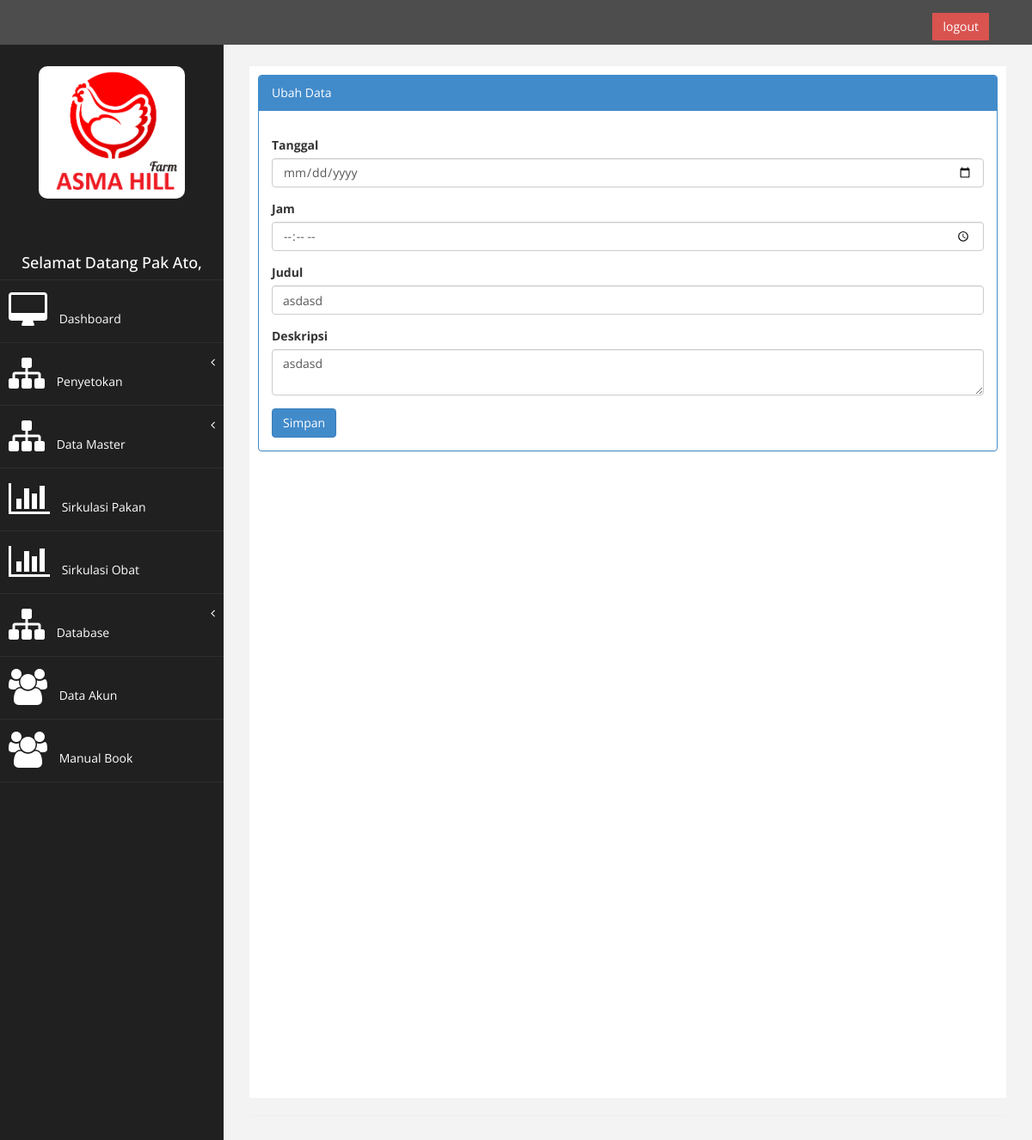
Before: /index.php?page=data_jadwal&aksi=ubah&id=7 (signed in) with the older database file.
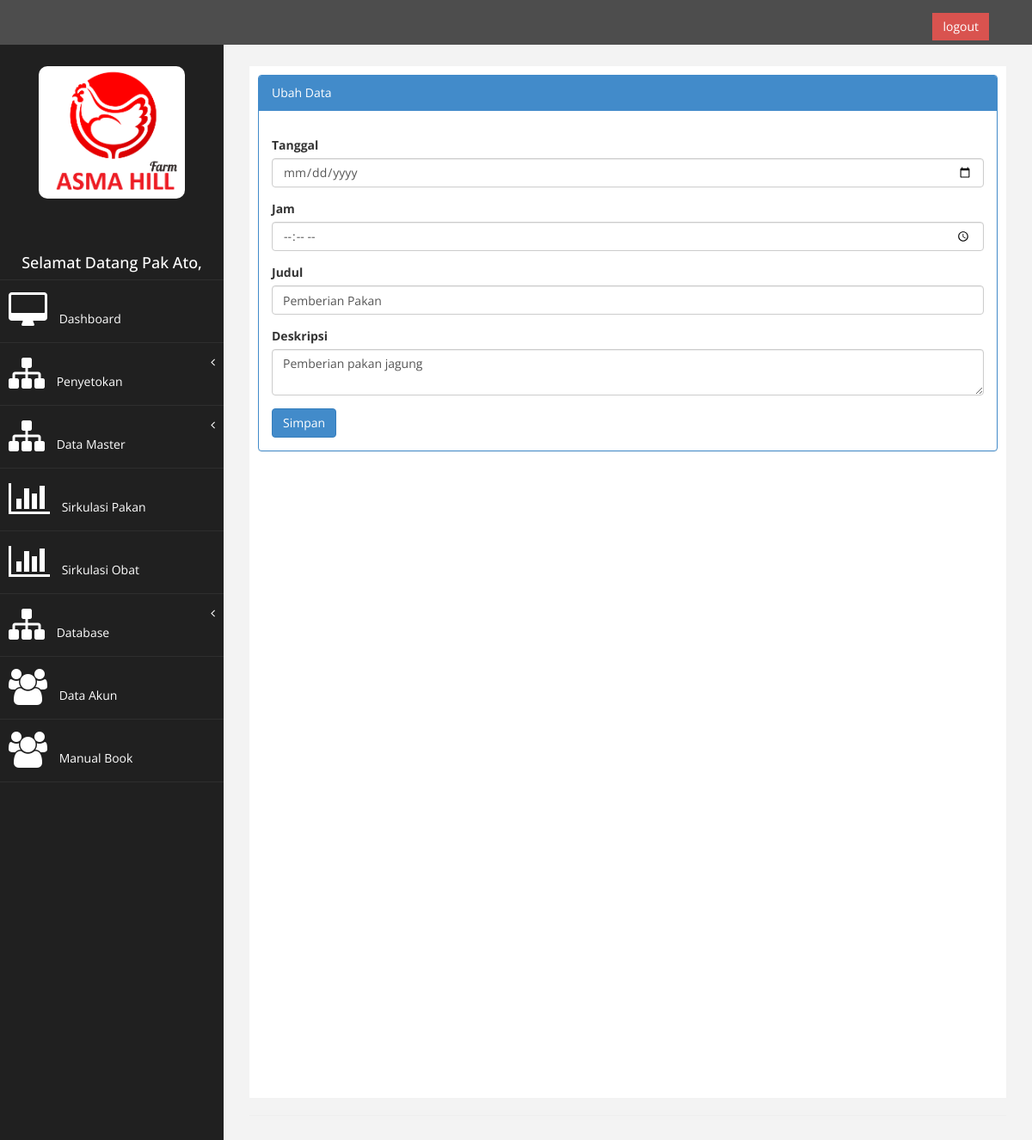
After: the same page with the newer database file.
### tables this page shows
CREATE TABLE `jadwalku` (
  `jadwal_id` int(10) NOT NULL AUTO_INCREMENT,
  `date` datetime NOT NULL,
  `title` text NOT NULL,
  `description` text NOT NULL,
  PRIMARY KEY (`jadwal_id`)
);

### page/data_jadwal/ubah.php (the view, shortened to what this page needs)
<?php
$id = $_GET['id'];
$sql = $koneksi->query("select * from jadwalku where jadwal_id = '$id'");
$tampil = $sql->fetch_assoc();
?>
<div class="panel panel-primary">
<div class="panel-heading">
	Ubah Data
</div>
 <div class="panel-body">
                            <div class="row">
                                <div class="col-md-12">
                                    <form method="POST" action="?page=data_jadwal&aksi=simpan_ubah">
                                      <div class="form-group">
                                            <label>Tanggal</label>
                                            <input class="form-control" type="date" name="tanggal" value="<?php echo $tampil['date(date)']?>"/>
                                        </div>
                                       <div class="form-group">
                                            <label>Jam</label>
                                            <input type="time" class="form-control" name="jam" value="<?php echo $tampil['date(time)']?>"/>
                                        </div>
                                        <div class="form-group">
                                             <label>Judul</label>
<input type="text" name="title" class="form-control" value="<?php echo $tampil['title']?>" >
                                        </div>
                                          <div class="form-group">
                                            <label>Deskripsi</label>
                                            <textarea name="description" class="form-control" value=""><?php echo $tampil['description']?></textarea>
                                        </div>
                                        <div>
                                       			 <input type="submit" name="simpan" value="Simpan" class="btn btn-primary">
     									</div>
					</div>
				</div>
</div>
</div>
</div>

Changed rows visible on the page:
changed jadwalku: title "asdasd" → "Pemberian Pakan"; description "asdasd" → "Pemberian pakan jagung"
